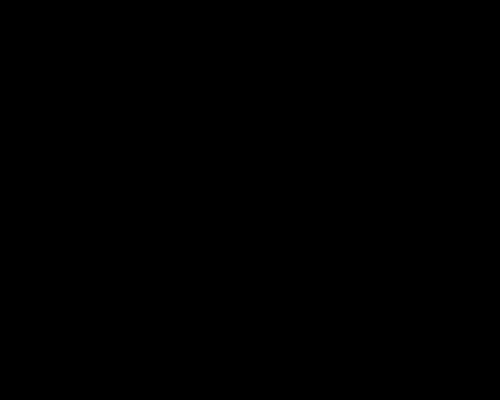
Frame 1 (no input)
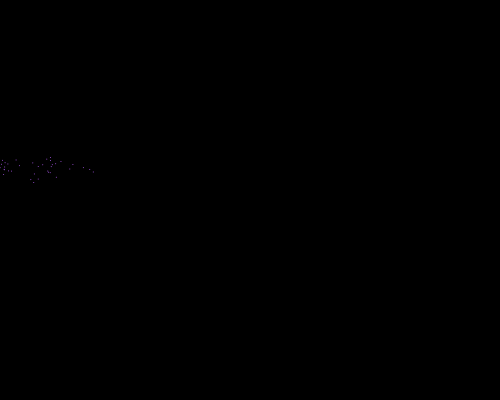
Frame 60 (the mouse pressed at the canvas centre just before this capture)
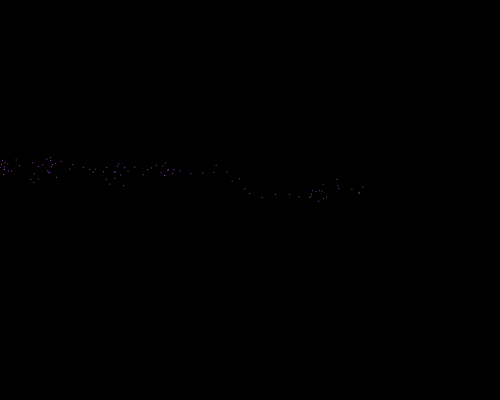
Frame 120 (the mouse held since frame 60 and released just before this capture)

The Processing sketch that drew these frames (run headless with seeded random() and noise(); from frame 60 on, the mouse is pressed at the canvas centre):

// Processing sketch: flow
// ── flow.pde
/*
    flow
*/

float movX = 0, movY;
color clr = color(random(32, 255), random(32, 255), random(32, 255));
int participants = 0,
    maxParticipants = 100;

void setup() {
    size(500, 400);
    background(0);
    frameRate(120);
    //pixelDensity(2);

    movY = height/2;
}

void draw() {
    noStroke();
    fill(clr);

    movX += random(-3, 5) * 3;
    movY += random(-8, 8) * 1;
    ellipse(movX, movY, 1, 1);

    if (movY < 5) movY += 5;
    if (movY > height - 5) movY -= 5;

    if (movX > width * 6/10) {
        if (movY < height/2) movY += 1;
        else movY -= 1;
    }
    if (movX > width * 9/10) {
        if (movY < height/2) movY += 1.2;
        else movY -= 1.2;
    }
    if (movX > width * 9.7/10) {
        if (movY < height/2) movY += 2;
        else movY -= 2;
    }
    if (movX > width) {
        movX = 0;
        movY = height/2;
        clr = color(random(32, 255), random(32, 255), random(32, 255));
        participants++;

        if (participants >= maxParticipants) noLoop();
    }
}

// Save image on click
    String picTitle = "flow";   // <-- change title
    int picNum = 1;
    void mouseClicked() {
        save("proc-" + picTitle + "-" + picNum + ".png");
        picNum++;
        //exit();
    }
